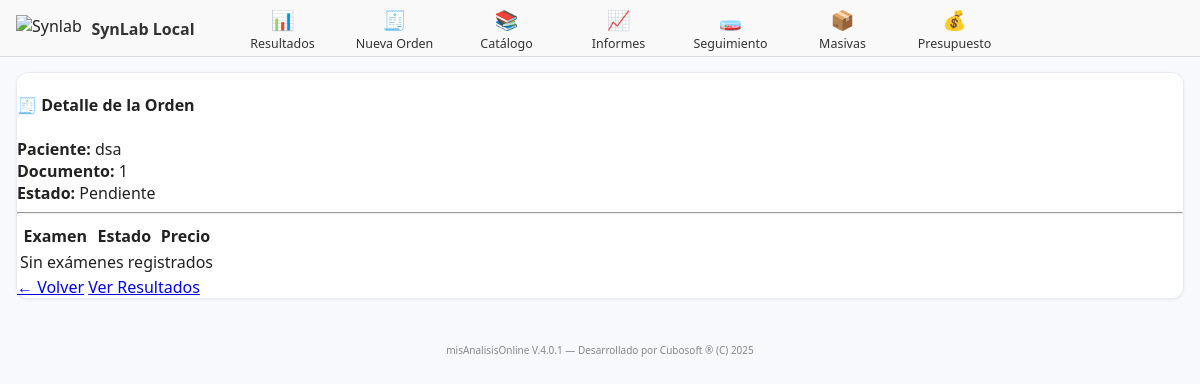
Screenshot of /ordenes/2/ (signed in) with the database file from the repository.
### laboratorio/models.py (models this page shows, shortened)
class Orden(models.Model):
    paciente = models.ForeignKey(Paciente, on_delete=models.CASCADE)
    numero_orden = models.CharField(max_length=20, unique=True)
    fecha = models.DateTimeField(auto_now_add=True)
    medico = models.CharField(max_length=150, blank=True, null=True)
    tipo = models.CharField(max_length=20, choices=[('Rutina', 'Rutina'), ('Urgente', 'Urgente')], default='Rutina')
    estado = models.CharField(max_length=20, choices=[
        ('Pendiente', 'Pendiente'),
        ('En proceso', 'En proceso'),
        ('Validado', 'Validado'),
    ], default='Pendiente')
    total = models.DecimalField(max_digits=10, decimal_places=2, default=0.00)
    observaciones = models.TextField(blank=True, null=True)
    equipo = models.ForeignKey(Equipo, on_delete=models.SET_NULL, null=True, blank=True)
    creado_en = models.DateTimeField(auto_now_add=True)
    actualizado_en = models.DateTimeField(auto_now=True)
    creado_por = models.ForeignKey(User, related_name='orden_creado_por', on_delete=models.SET_NULL, null=True, blank=True)
    modificado_por = models.ForeignKey(User, related_name='orden_modificado_por', on_delete=models.SET_NULL, null=True, blank=True)

class Paciente(models.Model):
    documento_identidad = models.CharField(max_length=20, unique=True)
    nombre_completo = models.CharField(max_length=150)
    sexo = models.CharField(max_length=10, choices=[('M', 'Masculino'), ('F', 'Femenino')])
    fecha_nacimiento = models.DateField(null=True, blank=True)
    telefono = models.CharField(max_length=20, blank=True, null=True)
    email = models.EmailField(blank=True, null=True)
    direccion = models.TextField(blank=True, null=True)
    numero_registro = models.PositiveIntegerField(unique=True, editable=False, null=True, blank=True)
    creado_en = models.DateTimeField(auto_now_add=True)
    actualizado_en = models.DateTimeField(auto_now=True)
    creado_por = models.ForeignKey(User, related_name='paciente_creado_por', on_delete=models.SET_NULL, null=True, blank=True)
    modificado_por = models.ForeignKey(User, related_name='paciente_modificado_por', on_delete=models.SET_NULL, null=True, blank=True)

### laboratorio/views.py (the view)
# urls.py: path('ordenes/<int:orden_id>/', views.detalle_orden, name='detalle_orden'),
@login_required
def detalle_orden(request, orden_id):
    orden = get_object_or_404(Orden, id=orden_id)
    examenes = orden.examenes.all()
    return render(request, 'laboratorio/detalle_orden.html', {'orden': orden, 'examenes': examenes})

### laboratorio/templates/laboratorio/detalle_orden.html (shortened to what this page needs)
{% extends "base.html" %}
{% block content %}
<div class="card shadow-sm p-4 bg-white">
  <h4 class="mb-3">🧾 Detalle de la Orden</h4>
  <div class="mb-2"><strong>Paciente:</strong> {{ orden.paciente.nombre_completo }}</div>
  <div class="mb-2"><strong>Documento:</strong> {{ orden.paciente.documento_identidad }}</div>
  <div class="mb-3">
    <strong>Estado:</strong>
    <span class="badge bg-info text-dark">{{ orden.estado }}</span>
  </div>
  <hr>
  <table class="table table-sm table-striped align-middle mb-4">
    <thead>
      <tr>
        <th>Examen</th>
        <th>Estado</th>
        <th class="text-end">Precio</th>
      </tr>
    </thead>
    <tbody>
      {% for ex in examenes %}
      <tr>
        <td>{{ ex.examen.nombre }}</td>
        <td>{{ ex.estado }}</td>
        <td class="text-end">${{ ex.precio|floatformat:2 }}</td>
      </tr>
      {% empty %}
      <tr>
        <td colspan="3" class="text-center text-muted py-3">Sin exámenes registrados</td>
      </tr>
      {% endfor %}
    </tbody>
  </table>
  <div class="d-flex justify-content-between">
    <a href="{% url 'lista_ordenes' %}" class="btn btn-secondary">← Volver</a>
    <a href="{% url 'resultados_orden' orden.id %}" class="btn btn-primary">Ver Resultados</a>
  </div>
</div>
{% endblock %}

### laboratorio/static/laboratorio/CSS/estilo_ordenes.css (style rules this page uses)
:root { --bg:#f6f7fb; --card:#ffffff; --line:#e9edf3; --text:#2a2f36; --muted:#6a7380; --primary:#0b62c3; --primary-tint:#e8f2ff; --secondary:#5e6b7c; --secondary-tint:#eef2f6; --info:#7d8793; --shadow:0 1px 3px rgba(0,0,0,.06); --radius:12px; }
body { margin:0; background:var(--bg); color:var(--text); font-family:-apple-system,"Segoe UI",Roboto,Inter,Arial,sans-serif; }
.card { background:var(--card);border-radius:var(--radius);box-shadow:var(--shadow);border:1px solid var(--line); }

### laboratorio/templates/base.html (style rules this page uses)
body { background-color:#f8f9fc;font-family:'Segoe UI',sans-serif; color:#222;margin:0;padding-top:72px; }

### rows the page displays
Orden: paciente.nombre_completo "dsa", paciente.documento_identidad "1", estado "Pendiente"
